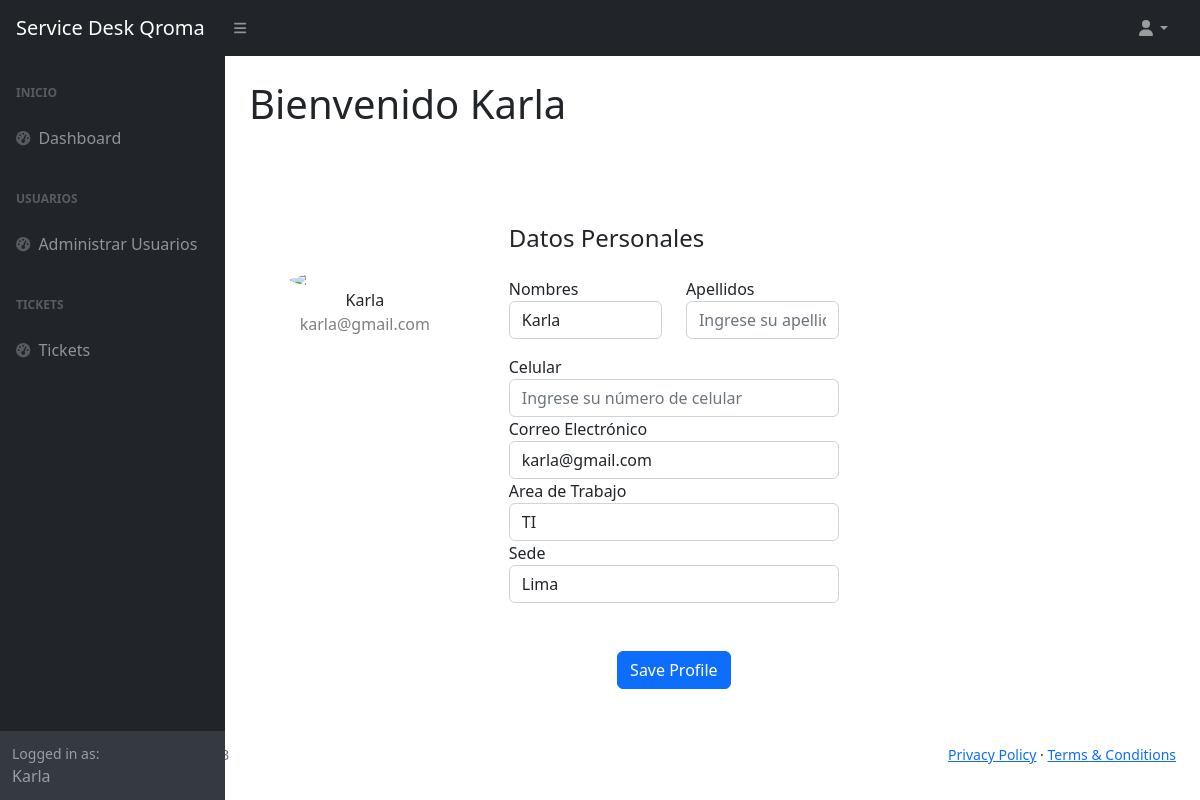
Page /perfil (signed in) on the committed database.
### tables this page shows
CREATE TABLE `tba_usuarios`  (
  `CodUsuario` int NOT NULL AUTO_INCREMENT,
  `NombreUsuario` varchar(100) NOT NULL,
  `ApellidoUsuario` varchar(100) NULL DEFAULT NULL,
  `CelularUsuario` int NULL DEFAULT NULL,
  `CodArea` int NOT NULL,
  `CorreoUsuario` varchar(100) NOT NULL,
  `CodPerfil` int NOT NULL,
  `CodSede` int NULL DEFAULT NULL,
  `PasswordUsuario` varchar(150) NOT NULL,
  `UltimaConexion` timestamp NULL DEFAULT current_timestamp ON UPDATE CURRENT_TIMESTAMP,
  `FechaCreacion` date NOT NULL,
  `FechaActualizacion` date NOT NULL,
  PRIMARY KEY (`CodUsuario`) USING BTREE,
  INDEX `CodPerfil`(`CodPerfil`) USING BTREE,
  INDEX `tba_usuarios_ibfk_2`(`CodArea`) USING BTREE,
  CONSTRAINT `tba_usuarios_ibfk_1` FOREIGN KEY (`CodPerfil`) REFERENCES `tba_perfilusuario` (`CodPerfil`) ON DELETE RESTRICT ON UPDATE RESTRICT,
  CONSTRAINT `tba_usuarios_ibfk_2` FOREIGN KEY (`CodArea`) REFERENCES `tba_areausuario` (`CodArea`) ON DELETE RESTRICT ON UPDATE RESTRICT
);

CREATE TABLE `tba_areausuario`  (
  `CodArea` int NOT NULL AUTO_INCREMENT,
  `NombreArea` varchar(50) NOT NULL,
  PRIMARY KEY (`CodArea`) USING BTREE
);

CREATE TABLE `tba_sede`  (
  `CodSede` int NOT NULL AUTO_INCREMENT,
  `NombreSede` varchar(50) NOT NULL,
  PRIMARY KEY (`CodSede`) USING BTREE
);

### controller/plantilla.controller.php (called while the page is built)
<?php
class ControllerPlantilla
{
  static public function ctrPlantilla()
  {
    include "view/plantilla.php";
  }
}

### index.php (called while the page is built, shortened)
<?php
require_once "controller/plantilla.controller.php";
require_once "controller/usuarios.controller.php";
require_once "controller/categorias.controller.php";
require_once "model/usuarios.model.php";
$plantilla = new ControllerPlantilla();
$plantilla -> ctrPlantilla();

### controller/usuarios.controller.php (called while the page is built, shortened)
<?php
class ControllerUsuarios
{
  static public function ctrMostrarDatosEditar($codUsuario)
  {
    $tabla = "tba_usuarios";
    $datosUsuario = ModelUsuarios::mdlMostrarDatosEditar($tabla, $codUsuario);
    return $datosUsuario;
  }
}

### model/conexion.php (called while the page is built)
<?php
class Conexion
{
  static public function conn()
  {
    $link = new PDO("mysql:host=127.0.0.1;dbname=servdeskqroma","root","");
		$link->exec("set names utf8");
		return $link;
  }
}

### model/usuarios.model.php (called while the page is built, shortened)
<?php
require_once "conexion.php";
class ModelUsuarios
{
  public static function mdlMostrarDatosEditar($tabla, $codUsuario)
  {
    $statement = Conexion::conn()->prepare("SELECT tba_usuarios.CodUsuario, tba_usuarios.NombreUsuario, tba_usuarios.ApellidoUsuario, tba_usuarios.CodArea, tba_usuarios.CorreoUsuario, tba_usuarios.CelularUsuario, tba_usuarios.CodPerfil, tba_usuarios.CodSede, tba_areausuario.NombreArea, tba_perfilusuario.NombrePerfil, tba_sede.NombreSede FROM $tabla INNER JOIN tba_areausuario ON tba_usuarios.CodArea = tba_areausuario.CodArea INNER JOIN tba_perfilusuario ON tba_usuarios.CodPerfil = tba_perfilusuario.CodPerfil INNER JOIN tba_sede ON tba_usuarios.CodSede = tba_sede.CodSede WHERE tba_usuarios.CodUsuario = $codUsuario");
    $statement -> execute();
    return $statement -> fetch();
  }
}

### view/modules/perfil.php (the view, shortened to what this page needs)
</div>
</div>
<div class="sb-sidenav-footer">
  <div class="small">Logged in as:</div>
  <?php echo $_SESSION["nombreUsuario"] ?>
</div>
</nav>
</div>
<div id="layoutSidenav_content">
  <main class="bg">
    <div class="container-fluid px-4">
      <h1 class="mt-4">Bienvenido <?php echo $_SESSION["nombreUsuario"] ?></h1>
      <div class="container rounded bg-white mt-5 mb-5">
        <div class="row">
          <div class="col-md-3 border-right">
            <div class="d-flex flex-column align-items-center text-center p-3 py-5"><img class="rounded-circle mt-5" width="150px" src="https://st3.depositphotos.com/15648834/17930/v/600/depositphotos_179308454-stock-illustration-unknown-person-silhouette-glasses-profile.jpg"><span class="font-weight-bold"><?php echo $_SESSION["nombreUsuario"] ?></span><span class="text-black-50"><?php echo $_SESSION["emailUsuario"] ?></span><span> </span></div>
          </div>
          <div class="col-md-5 border-right">
            <?php
              $datosUsuario = ControllerUsuarios::ctrMostrarDatosEditar($_SESSION["codUsuario"]);
            ?>
            <div class="p-3 py-5 datosPerfil">
              <div class="d-flex justify-content-between align-items-center mb-3">
                <h4 class="text-right">Datos Personales</h4>
              </div>
              <div class="row mt-2">
                <div class="col-md-6"><label class="labels">Nombres</label><input type="text" class="form-control" id="nombreUsuario" value="<?php echo $datosUsuario['NombreUsuario'] ?>" placeholder="Ingrese su nombre"></div>
                <div class="col-md-6"><label class="labels">Apellidos</label><input type="text" class="form-control" id="apellidoUsuario" value="<?php echo $datosUsuario['ApellidoUsuario'] ?>" placeholder="Ingrese su apellido"></div>
              </div>
              <div class="row mt-3">
                <div class="col-md-12"><label class="labels">Celular</label><input type="text" class="form-control" id="celularUsuario" value="<?php echo $datosUsuario['CelularUsuario'] ?>" placeholder="Ingrese su número de celular" ></div>
                <div class="col-md-12"><label class="labels">Correo Electrónico</label><input type="text" class="form-control" id="correoUsuario" value="<?php echo $datosUsuario['CorreoUsuario'] ?>" placeholder="Ingrese su correo electrónico" ></div>
                <div class="col-md-12"><label class="labels">Area de Trabajo</label><input type="text" class="form-control" value="<?php echo $datosUsuario['NombreArea'] ?>" placeholder="Ingrese el área asignada" readonly></div>
                <div class="col-md-12"><label class="labels">Sede</label><input type="text" class="form-control" value="<?php echo $datosUsuario['NombreSede'] ?>" placeholder="Ingrese su sede asignada" readonly></div>
              </div>
              <div class="mt-5 text-center"><button class="btn btn-primary btnGuardarCambiosPerfil" type="submit">Save Profile</button></div>
            </div>
          </div>
        </div>
      </div>
    </div>
</div>
</div>

### rows in the picture
tba_usuarios: NombreUsuario "Karla", CorreoUsuario "karla@gmail.com", CodArea.NombreArea "TI", NombreSede "Lima"

### other values in the picture
$_SESSION["nombreUsuario"] "Karla"
$_SESSION["emailUsuario"] "karla@gmail.com"
